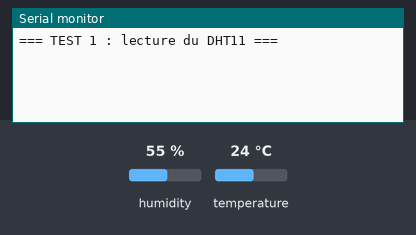
Bench run of a sketch on a simulated ESP32. Parts: the last lines printed to the serial monitor. Inputs (shaded band) come from the test bench; at power-on: humidity 55 %, temperature 24 °C.

Above: at 2.2 s.
2.3 s: humidity set to 22 %
At 4.3 s:
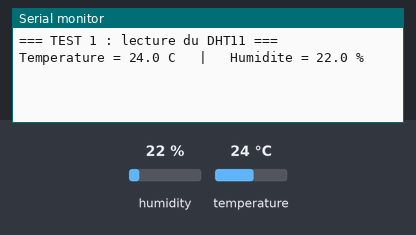
6.5 s: temperature set to 12 °C
At 7.8 s:
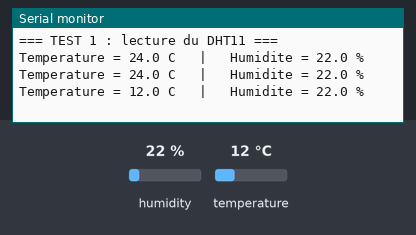
9.5 s: humidity set to 40 %
At 12.6 s:
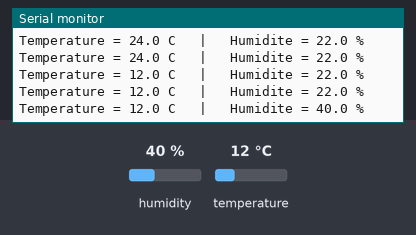

The sketch:

test_dht.ino
```cpp
/*
 * TEST 1 — Lecture simple du DHT11 (sans WiFi, sans buzzer, sans LED)
 * ──────────────────────────────────────────────────────────────────
 * Objectif : vérifier que le capteur est bien câblé et lit la
 * température + l'humidité, affichées dans le moniteur série.
 *
 * Câblage :
 *   DHT11 VCC  → 3V3
 *   DHT11 DATA → GPIO 23
 *   DHT11 GND  → GND
 *
 * Bibliothèques : "DHT sensor library" (Adafruit) + "Adafruit Unified Sensor".
 * Moniteur série : 115200 bauds.
 */

#include <DHT.h>

#define DHT_PIN   23
#define DHT_TYPE  DHT11

DHT dht(DHT_PIN, DHT_TYPE);

void setup() {
  Serial.begin(115200);
  delay(1000);
  Serial.println("\n=== TEST 1 : lecture du DHT11 ===");
  dht.begin();
}

void loop() {
  // Le DHT11 a besoin d'au moins 1 seconde entre deux lectures
  delay(2000);

  float temperature = dht.readTemperature(); // °C
  float humidity = dht.readHumidity();       // %

  // En cas d'échec de lecture, la librairie renvoie NaN
  if (isnan(temperature) || isnan(humidity)) {
    Serial.println("Echec de lecture du DHT11 -> verifier le cablage (VCC/DATA/GND).");
    return;
  }

  Serial.print("Temperature = ");
  Serial.print(temperature, 1);
  Serial.print(" C   |   Humidite = ");
  Serial.print(humidity, 1);
  Serial.println(" %");
}
```

Measured:
- after the input at 2.3 s, the serial monitor: prints a new line after 0.72 s (image 1)
- after the input at 6.5 s, the serial monitor: prints a new line after 0.57 s (image 2)
- after the input at 9.5 s, the serial monitor: prints a new line after 1.6 s (image 3)
